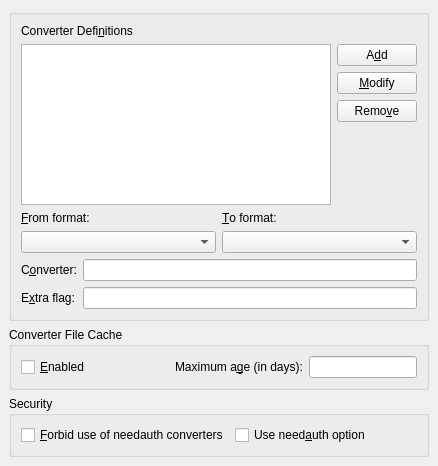
<ui version="4.0" >
 <class>PrefConvertersUi</class>
 <widget class="QWidget" name="PrefConvertersUi" >
  <property name="geometry" >
   <rect>
    <x>0</x>
    <y>0</y>
    <width>438</width>
    <height>466</height>
   </rect>
  </property>
  <property name="windowTitle" >
   <string/>
  </property>
  <layout class="QGridLayout" >
   <property name="margin" >
    <number>9</number>
   </property>
   <property name="spacing" >
    <number>6</number>
   </property>
   <item row="0" column="0" >
    <widget class="QGroupBox" name="converterDefGB" >
     <property name="title" >
      <string/>
     </property>
     <layout class="QGridLayout" >
      <property name="margin" >
       <number>9</number>
      </property>
      <property name="spacing" >
       <number>6</number>
      </property>
      <item row="1" column="0" >
       <widget class="QListWidget" name="convertersLW" >
        <property name="sizePolicy" >
         <sizepolicy>
          <hsizetype>7</hsizetype>
          <vsizetype>7</vsizetype>
          <horstretch>0</horstretch>
          <verstretch>0</verstretch>
         </sizepolicy>
        </property>
       </widget>
      </item>
      <item row="3" column="0" colspan="2" >
       <layout class="QGridLayout" >
        <property name="margin" >
         <number>0</number>
        </property>
        <property name="spacing" >
         <number>6</number>
        </property>
        <item row="0" column="1" >
         <layout class="QVBoxLayout" >
          <property name="margin" >
           <number>0</number>
          </property>
          <property name="spacing" >
           <number>6</number>
          </property>
          <item>
           <widget class="QLineEdit" name="converterED" />
          </item>
          <item>
           <widget class="QLineEdit" name="converterFlagED" />
          </item>
         </layout>
        </item>
        <item row="0" column="0" >
         <layout class="QVBoxLayout" >
          <property name="margin" >
           <number>0</number>
          </property>
          <property name="spacing" >
           <number>6</number>
          </property>
          <item>
           <widget class="QLabel" name="converterLA" >
            <property name="text" >
             <string>C&amp;onverter:</string>
            </property>
            <property name="buddy" >
             <cstring>converterED</cstring>
            </property>
           </widget>
          </item>
          <item>
           <widget class="QLabel" name="converterFlagLA" >
            <property name="text" >
             <string>E&amp;xtra flag:</string>
            </property>
            <property name="buddy" >
             <cstring>converterFlagED</cstring>
            </property>
           </widget>
          </item>
         </layout>
        </item>
       </layout>
      </item>
      <item row="2" column="0" colspan="2" >
       <layout class="QHBoxLayout" >
        <property name="margin" >
         <number>0</number>
        </property>
        <property name="spacing" >
         <number>6</number>
        </property>
        <item>
         <layout class="QVBoxLayout" >
          <property name="margin" >
           <number>0</number>
          </property>
          <property name="spacing" >
           <number>6</number>
          </property>
          <item>
           <widget class="QLabel" name="converterFromLA" >
            <property name="text" >
             <string>&amp;From format:</string>
            </property>
            <property name="buddy" >
             <cstring>converterFromCO</cstring>
            </property>
           </widget>
          </item>
          <item>
           <widget class="QComboBox" name="converterFromCO" >
            <property name="sizePolicy" >
             <sizepolicy>
              <hsizetype>3</hsizetype>
              <vsizetype>0</vsizetype>
              <horstretch>0</horstretch>
              <verstretch>0</verstretch>
             </sizepolicy>
            </property>
           </widget>
          </item>
         </layout>
        </item>
        <item>
         <layout class="QVBoxLayout" >
          <property name="margin" >
           <number>0</number>
          </property>
          <property name="spacing" >
           <number>6</number>
          </property>
          <item>
           <widget class="QLabel" name="converterToLA" >
            <property name="text" >
             <string>&amp;To format:</string>
            </property>
            <property name="buddy" >
             <cstring>converterToCO</cstring>
            </property>
           </widget>
          </item>
          <item>
           <widget class="QComboBox" name="converterToCO" >
            <property name="sizePolicy" >
             <sizepolicy>
              <hsizetype>3</hsizetype>
              <vsizetype>0</vsizetype>
              <horstretch>0</horstretch>
              <verstretch>0</verstretch>
             </sizepolicy>
            </property>
           </widget>
          </item>
         </layout>
        </item>
       </layout>
      </item>
      <item row="1" column="1" >
       <layout class="QVBoxLayout" >
        <property name="margin" >
         <number>0</number>
        </property>
        <property name="spacing" >
         <number>6</number>
        </property>
        <item>
         <widget class="QPushButton" name="converterNewPB" >
          <property name="text" >
           <string>A&amp;dd</string>
          </property>
         </widget>
        </item>
        <item>
         <widget class="QPushButton" name="converterModifyPB" >
          <property name="text" >
           <string>&amp;Modify</string>
          </property>
         </widget>
        </item>
        <item>
         <widget class="QPushButton" name="converterRemovePB" >
          <property name="sizePolicy" >
           <sizepolicy>
            <hsizetype>1</hsizetype>
            <vsizetype>0</vsizetype>
            <horstretch>0</horstretch>
            <verstretch>0</verstretch>
           </sizepolicy>
          </property>
          <property name="text" >
           <string>Remo&amp;ve</string>
          </property>
         </widget>
        </item>
        <item>
         <spacer>
          <property name="orientation" >
           <enum>Qt::Vertical</enum>
          </property>
          <property name="sizeHint" >
           <size>
            <width>75</width>
            <height>16</height>
           </size>
          </property>
         </spacer>
        </item>
       </layout>
      </item>
      <item row="0" column="0" colspan="2" >
       <widget class="QLabel" name="label" >
        <property name="sizePolicy" >
         <sizepolicy>
          <hsizetype>1</hsizetype>
          <vsizetype>5</vsizetype>
          <horstretch>0</horstretch>
          <verstretch>0</verstretch>
         </sizepolicy>
        </property>
        <property name="text" >
         <string>Converter Defi&amp;nitions</string>
        </property>
        <property name="buddy" >
         <cstring>convertersLW</cstring>
        </property>
       </widget>
      </item>
     </layout>
    </widget>
   </item>
   <item row="1" column="0" >
    <widget class="QGroupBox" name="cacheGB" >
     <property name="title" >
      <string>Converter File Cache</string>
     </property>
     <layout class="QGridLayout" >
      <property name="margin" >
       <number>9</number>
      </property>
      <property name="spacing" >
       <number>6</number>
      </property>
      <item row="0" column="0" >
       <layout class="QHBoxLayout" >
        <property name="margin" >
         <number>0</number>
        </property>
        <property name="spacing" >
         <number>6</number>
        </property>
        <item>
         <widget class="QCheckBox" name="cacheCB" >
          <property name="text" >
           <string>&amp;Enabled</string>
          </property>
         </widget>
        </item>
        <item>
         <spacer>
          <property name="orientation" >
           <enum>Qt::Horizontal</enum>
          </property>
          <property name="sizeHint" >
           <size>
            <width>40</width>
            <height>20</height>
           </size>
          </property>
         </spacer>
        </item>
        <item>
         <widget class="QLabel" name="maxAgeLA" >
          <property name="text" >
           <string>Maximum a&amp;ge (in days):</string>
          </property>
          <property name="buddy" >
           <cstring>maxAgeLE</cstring>
          </property>
         </widget>
        </item>
        <item>
         <widget class="QLineEdit" name="maxAgeLE" />
        </item>
       </layout>
      </item>
     </layout>
    </widget>
   </item>
   <item row="2" column="0" >
    <widget class="QGroupBox" name="securityGB" >
     <property name="title" >
      <string>Security</string>
     </property>
     <layout class="QGridLayout" >
      <property name="margin" >
       <number>9</number>
      </property>
      <property name="spacing" >
       <number>6</number>
      </property>
      <item row="0" column="0" >
       <layout class="QHBoxLayout" >
        <property name="margin" >
         <number>0</number>
        </property>
        <property name="spacing" >
         <number>6</number>
        </property>
        <item>
         <widget class="QCheckBox" name="needauthForbiddenCB" >
          <property name="text" >
           <string>&amp;Forbid use of needauth converters</string>
          </property>
          <property name="toolTip">
           <string>When enabled, use of converters with the 'needauth' option is forbidden.</string>
          </property>
         </widget>
        </item>
        <item>
         <widget class="QCheckBox" name="needauthCB" >
          <property name="text" >
           <string>Use need&amp;auth option</string>
          </property>
          <property name="toolTip">
           <string>When enabled, ask user before launching any external converter with the 'needauth' option.</string>
          </property>
         </widget>
        </item>
       </layout>
      </item>
     </layout>
    </widget>
   </item>
  </layout>
 </widget>
 <tabstops>
  <tabstop>convertersLW</tabstop>
  <tabstop>converterFromCO</tabstop>
  <tabstop>converterToCO</tabstop>
  <tabstop>converterED</tabstop>
  <tabstop>converterFlagED</tabstop>
  <tabstop>converterNewPB</tabstop>
  <tabstop>converterModifyPB</tabstop>
  <tabstop>converterRemovePB</tabstop>
 </tabstops>
 <includes>
  <include location="local" >qt_i18n.h</include>
 </includes>
 <resources/>
 <connections/>
</ui>
